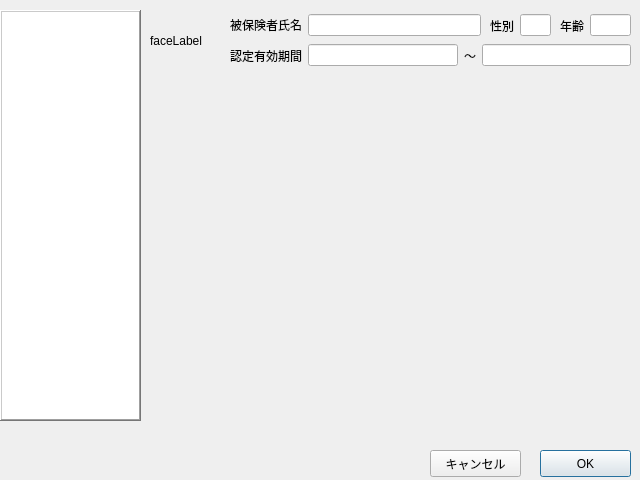
<?xml version="1.0" encoding="UTF-8"?>
<ui version="4.0">
 <class>schedule</class>
 <widget class="QDialog" name="schedule">
  <property name="geometry">
   <rect>
    <x>0</x>
    <y>0</y>
    <width>640</width>
    <height>480</height>
   </rect>
  </property>
  <property name="sizePolicy">
   <sizepolicy hsizetype="Fixed" vsizetype="Fixed">
    <horstretch>0</horstretch>
    <verstretch>0</verstretch>
   </sizepolicy>
  </property>
  <property name="minimumSize">
   <size>
    <width>640</width>
    <height>480</height>
   </size>
  </property>
  <property name="maximumSize">
   <size>
    <width>640</width>
    <height>480</height>
   </size>
  </property>
  <property name="mouseTracking">
   <bool>true</bool>
  </property>
  <property name="windowTitle">
   <string>Mock</string>
  </property>
  <property name="modal">
   <bool>false</bool>
  </property>
  <widget class="QWidget" name="gridLayoutWidget_2">
   <property name="geometry">
    <rect>
     <x>230</x>
     <y>10</y>
     <width>251</width>
     <height>31</height>
    </rect>
   </property>
   <layout class="QGridLayout" name="gridLayout_2">
    <item row="0" column="0">
     <widget class="QLabel" name="name">
      <property name="text">
       <string>被保険者氏名</string>
      </property>
      <property name="alignment">
       <set>Qt::AlignRight|Qt::AlignTrailing|Qt::AlignVCenter</set>
      </property>
     </widget>
    </item>
    <item row="0" column="1">
     <widget class="QLineEdit" name="name_edit"/>
    </item>
   </layout>
  </widget>
  <widget class="QWidget" name="horizontalLayoutWidget">
   <property name="geometry">
    <rect>
     <x>490</x>
     <y>10</y>
     <width>61</width>
     <height>31</height>
    </rect>
   </property>
   <layout class="QHBoxLayout" name="horizontalLayout">
    <item>
     <widget class="QLabel" name="gender">
      <property name="text">
       <string>性別</string>
      </property>
      <property name="alignment">
       <set>Qt::AlignRight|Qt::AlignTrailing|Qt::AlignVCenter</set>
      </property>
     </widget>
    </item>
    <item>
     <widget class="QLineEdit" name="gender_edit"/>
    </item>
   </layout>
  </widget>
  <widget class="QWidget" name="horizontalLayoutWidget_2">
   <property name="geometry">
    <rect>
     <x>560</x>
     <y>10</y>
     <width>71</width>
     <height>31</height>
    </rect>
   </property>
   <layout class="QHBoxLayout" name="horizontalLayout_2">
    <item>
     <widget class="QLabel" name="age">
      <property name="text">
       <string>年齢</string>
      </property>
      <property name="alignment">
       <set>Qt::AlignRight|Qt::AlignTrailing|Qt::AlignVCenter</set>
      </property>
     </widget>
    </item>
    <item>
     <widget class="QLineEdit" name="age_edit">
      <property name="maxLength">
       <number>3</number>
      </property>
      <property name="alignment">
       <set>Qt::AlignRight|Qt::AlignTrailing|Qt::AlignVCenter</set>
      </property>
     </widget>
    </item>
   </layout>
  </widget>
  <widget class="QWidget" name="horizontalLayoutWidget_3">
   <property name="geometry">
    <rect>
     <x>230</x>
     <y>40</y>
     <width>401</width>
     <height>31</height>
    </rect>
   </property>
   <layout class="QHBoxLayout" name="horizontalLayout_3">
    <item>
     <widget class="QLabel" name="term">
      <property name="text">
       <string>認定有効期間</string>
      </property>
     </widget>
    </item>
    <item>
     <widget class="QLineEdit" name="term_begin_edit"/>
    </item>
    <item>
     <widget class="QLabel" name="childa">
      <property name="text">
       <string>～</string>
      </property>
     </widget>
    </item>
    <item>
     <widget class="QLineEdit" name="term_end_edit"/>
    </item>
   </layout>
  </widget>
  <widget class="QTreeWidget" name="name_list">
   <property name="geometry">
    <rect>
     <x>0</x>
     <y>10</y>
     <width>141</width>
     <height>411</height>
    </rect>
   </property>
   <property name="frameShape">
    <enum>QFrame::WinPanel</enum>
   </property>
   <property name="frameShadow">
    <enum>QFrame::Raised</enum>
   </property>
   <property name="lineWidth">
    <number>2</number>
   </property>
   <property name="midLineWidth">
    <number>2</number>
   </property>
   <property name="tabKeyNavigation">
    <bool>true</bool>
   </property>
   <property name="iconSize">
    <size>
     <width>12</width>
     <height>12</height>
    </size>
   </property>
   <property name="sortingEnabled">
    <bool>false</bool>
   </property>
   <property name="headerHidden">
    <bool>true</bool>
   </property>
   <column>
    <property name="text">
     <string notr="true">1</string>
    </property>
   </column>
  </widget>
  <widget class="QPushButton" name="pushButton">
   <property name="geometry">
    <rect>
     <x>540</x>
     <y>450</y>
     <width>91</width>
     <height>27</height>
    </rect>
   </property>
   <property name="text">
    <string>OK</string>
   </property>
  </widget>
  <widget class="QPushButton" name="pushButton_2">
   <property name="geometry">
    <rect>
     <x>430</x>
     <y>450</y>
     <width>91</width>
     <height>27</height>
    </rect>
   </property>
   <property name="text">
    <string>キャンセル</string>
   </property>
  </widget>
  <widget class="QLabel" name="face_label">
   <property name="geometry">
    <rect>
     <x>150</x>
     <y>10</y>
     <width>61</width>
     <height>61</height>
    </rect>
   </property>
   <property name="text">
    <string>faceLabel</string>
   </property>
   <property name="textFormat">
    <enum>Qt::PlainText</enum>
   </property>
   <property name="scaledContents">
    <bool>true</bool>
   </property>
   <property name="wordWrap">
    <bool>false</bool>
   </property>
   <property name="textInteractionFlags">
    <set>Qt::NoTextInteraction</set>
   </property>
   <property name="buddy">
    <cstring>f</cstring>
   </property>
  </widget>
 </widget>
 <resources/>
 <connections/>
</ui>
